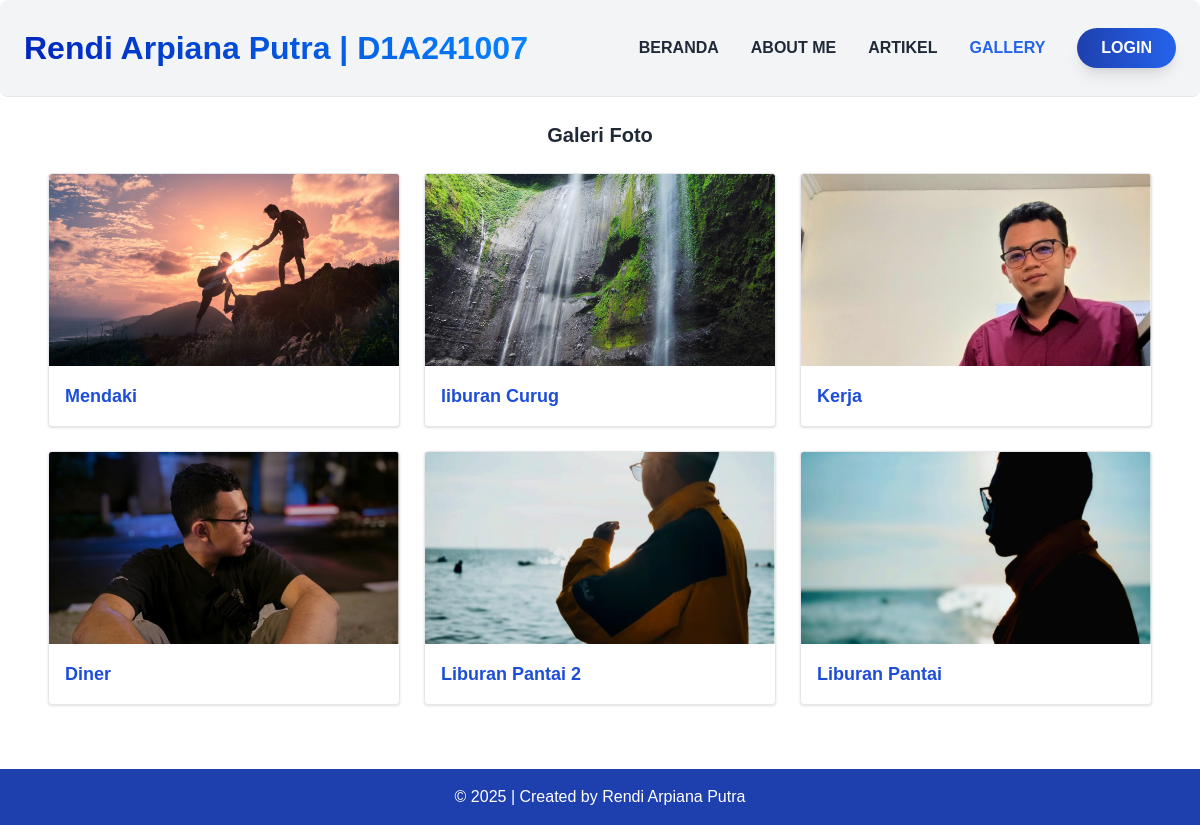
/gallery.php, run on the app's committed database.
### tables this page shows
CREATE TABLE `tbl_gallery` (
  `id_gallery` int(5) NOT NULL AUTO_INCREMENT,
  `judul` text DEFAULT NULL,
  `foto` text DEFAULT NULL,
  KEY `id_gallery` (`id_gallery`)
);

### gallery.php (the view, shortened to what this page needs)
<?php include "koneksi.php"; ?>
<!DOCTYPE html>
<html lang="en">
<head>
    <script src="https://cdn.tailwindcss.com"></script>
    <link rel="stylesheet" type="text/css" href="style.css">
</head>
<body class="bg-white-100 text-gray-800  min-h-screen bg-[url('bg-img/bg-5.jpg')] w-full h-full">
    <header class="flex justify-between items-center p-6 border-b bg-gray-100">
        <div class=" font-bold gradient-text-index">Rendi Arpiana Putra | D1A241007</div>
        <nav class="hidden md:flex space-x-8 text-md font-bold items-center ">
            <a href="index.php" class=" hover:text-blue-800  transition duration-300 ease-in-out">BERANDA</a>
            <a href="about.php" class=" hover:text-blue-800  transition duration-300 ease-in-out">ABOUT ME</a>
            <a href="artikel.php" class="hover:text-blue-800  transition duration-300 ease-in-out">ARTIKEL</a>
            <a href="gallery.php" class="text-blue-600 hover:text-blue-800  transition duration-300 ease-in-out">GALLERY</a>
            <button
                onclick="window.location.href='admin/login.php'"
                class="px-6 py-2 rounded-full font-semibold text-white bg-gradient-to-r from-blue-800 to-blue-600
         hover:from-blue-600 hover:to-blue-800 transition-all duration-500 ease-in-out shadow-lg"> LOGIN</button>
        </nav>
    </header>
    <main class="max-w-6xl mx-auto p-6">
        <h2 class="text-xl font-bold mb-6 text-center">Galeri Foto</h2>
        <div class="grid grid-cols-1 sm:grid-cols-2 md:grid-cols-3 gap-6">
            <?php
            $sql = "SELECT * FROM tbl_gallery ORDER BY id_gallery DESC";
            $query = mysqli_query($db, $sql);
            while ($data = mysqli_fetch_array($query)) {
                echo "<div class='bg-white border rounded shadow overflow-hidden'>";
                echo "<img src='images/{$data['foto']}' class='w-full h-48 object-cover' alt='Gambar'>";
                echo "<div class='p-4'>";
                echo "<h3 class='text-lg font-semibold text-blue-700'>" .
                    htmlspecialchars($data['judul']) . "</h3>";
                echo "</div></div>";
            }
            ?>
        </div>
    </main>
    <footer class="bg-blue-800 text-white text-center py-4 mt-10">
        &copy; <?php echo date('Y'); ?> | Created by Rendi Arpiana Putra
    </footer>
</body>
</html>

### style.css (style rules this page uses)
body { font-family: 'Poppins', sans-serif; }
.gradient-text-index { font-size: 2rem; font-weight: 700; background: linear-gradient(45deg, rgb(0, 34, 185), rgb(7, 131, 255), rgb(157, 206, 255)); -webkit-background-clip: text; background-clip: text; color: transparent; background-size: 200% auto; animation: gradientShift 3s ease-in-out infinite; }
.p-6 { background-color: rgba(255, 255, 255, 0.8); border-radius: 0.5rem; }

### data on the page
tbl_gallery: foto (picture), judul "Mendaki"
tbl_gallery: foto (picture), judul "liburan Curug"
tbl_gallery: foto (picture), judul "Kerja"
tbl_gallery: foto (picture), judul "Diner"
tbl_gallery: foto (picture), judul "Liburan Pantai 2"
tbl_gallery: foto (picture), judul "Liburan Pantai"
